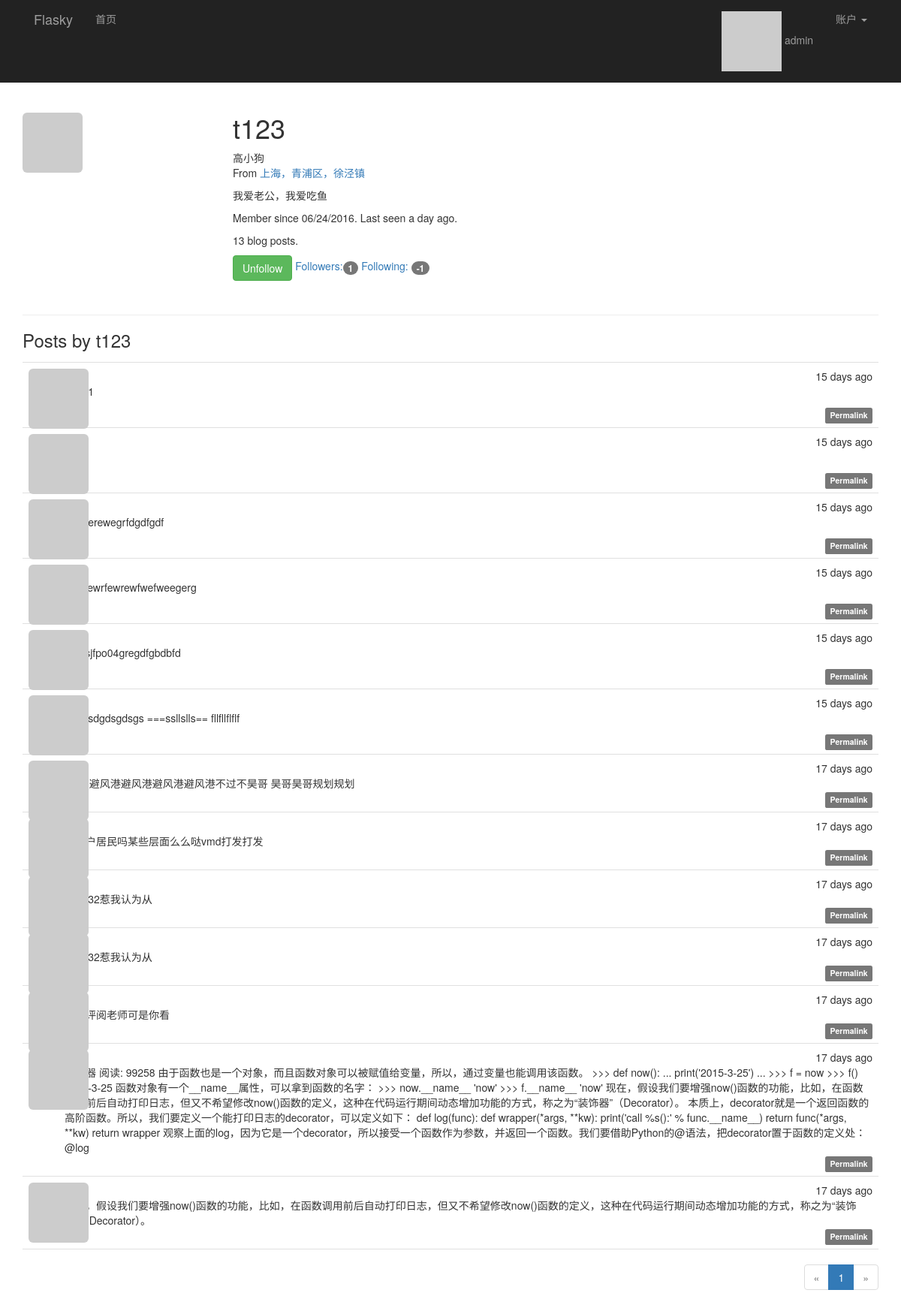
The app's page /user/t123 (signed in), older data.
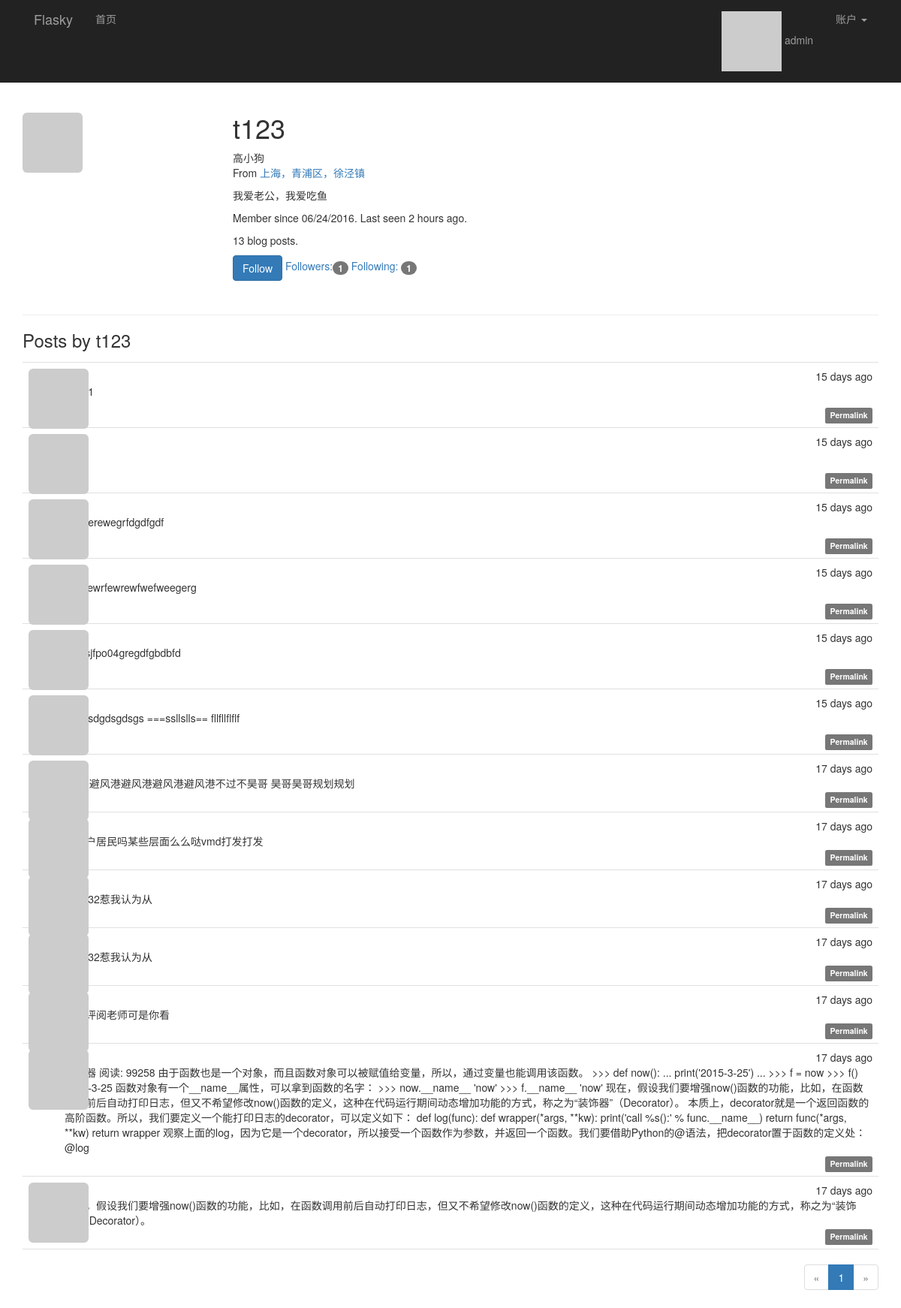
The same page, newer data.
### app/models.py (models this page shows, shortened)
class User(UserMixin, db.Model):
    __tablename__ = 'users'
    id = db.Column(db.Integer, primary_key=True)
    email = db.Column(db.String(64), unique=True, index=True)
    username = db.Column(db.String(64), unique=True, index=True)
    password_hash = db.Column(db.String(128))
    confirmed = db.Column(db.Boolean, default=False)
    role_id = db.Column(db.Integer, db.ForeignKey('roles.id'))
    name = db.Column(db.String(64))
    location = db.Column(db.String(64))
    about_me = db.Column(db.TEXT())
    member_since = db.Column(db.DateTime(), default=datetime.utcnow)
    last_seen = db.Column(db.DateTime(), default=datetime.utcnow)
    avatar_hash = db.Column(db.String(32))
    ''' 查询用户写的文章,SQL:
    SELECT
        posts.id AS posts_id,
        posts.body AS posts_body,
        posts.body_html AS posts_body_html,
        posts.timestamp AS posts_timestamp,
        posts.author_id AS posts_author_id
    FROM
        posts
    WHERE
        posts.author_id = 2
    '''
    posts = db.relationship('Post', backref='author', lazy='dynamic')
    """follower_id表示关注者， followed_id表示被关注者
        查询被关注者，select * from follows  LEFT JOIN users on follower_id = id where follower_id=2
    SELECT
        follows.follower_id AS follows_follower_id,
        follows.followed_id AS follows_followed_id,
        follows.timestamp AS follows_timestamp,
        users_1.id AS users_1_id,
        users_1.email AS users_1_email,
        users_1.username AS users_1_username,
        users_1.password_hash AS users_1_password_hash,
        users_1.confirmed AS users_1_confirmed,
        users_1.role_id AS users_1_role_id,
        users_1.name AS users_1_name,
        users_1.location AS users_1_location,
        users_1.about_me AS users_1_about_me,
        users_1.member_since AS users_1_member_since,
        users_1.last_seen AS users_1_last_seen,
        users_1.avatar_hash AS users_1_avatar_hash,
        users_2.id AS users_2_id,
        users_2.email AS users_2_email,
        users_2.username AS users_2_username,
        users_2.password_hash AS users_2_password_hash,
        users_2.confirmed AS users_2_confirmed,
        users_2.role_id AS users_2_role_id,
        users_2.name AS users_2_name,
        users_2.location AS users_2_location,
        users_2.about_me AS users_2_about_me,
        users_2.member_since AS users_2_member_since,
        users_2.last_seen AS users_2_last_seen,
        users_2.avatar_hash AS users_2_avatar_hash
    FROM
        follows
    LEFT OUTER JOIN users AS users_1 ON users_1.id = follows.follower_id
    LEFT OUTER JOIN users AS users_2 ON users_2.id = follows.followed_id
    WHERE
        follows.follower_id = 2;
    """
    followed = db.relationship('Follow', foreign_keys=[Follow.follower_id],
                               backref=db.backref('follower', lazy='joined'),
                               lazy='dynamic',
                               cascade='all, delete-orphan')
    """ 查询关注者， select * from follows  LEFT JOIN users on followed_id = id where followed_id=3
        users_1：关注者表
        users_2：被关注者表
    SELECT
        follows.follower_id AS follows_follower_id,
        follows.followed_id AS follows_followed_id,
        follows.timestamp AS follows_timestamp,
        users_1.id AS users_1_id,
        users_1.email AS users_1_email,
        users_1.username AS users_1_username,
        users_1.password_hash AS users_1_password_hash,
        users_1.confirmed AS users_1_confirmed,
        users_1.role_id AS users_1_role_id,
        users_1.name AS users_1_name,
        users_1.location AS users_1_location,
        users_1.about_me AS users_1_about_me,
        users_1.member_since AS users_1_member_since,
        users_1.last_seen AS users_1_last_seen,
        users_1.avatar_hash AS users_1_avatar_hash,
        users_2.id AS users_2_id,
        users_2.email AS users_2_email,
        users_2.username AS users_2_username,
        users_2.password_hash AS users_2_password_hash,
        users_2.confirmed AS users_2_confirmed,
        users_2.role_id AS users_2_role_id,
        users_2.name AS users_2_name,
        users_2.location AS users_2_location,
        users_2.about_me AS users_2_about_me,
        users_2.member_since AS users_2_member_since,
        users_2.last_seen AS users_2_last_seen,
        users_2.avatar_hash AS users_2_avatar_hash
    FROM
        follows
    LEFT OUTER JOIN users AS users_1 ON users_1.id = follows.follower_id
    LEFT OUTER JOIN users AS users_2 ON users_2.id = follows.followed_id
    WHERE
        follows.followed_id = 7;
    """
    followers = db.relationship('Follow', foreign_keys=[Follow.followed_id],
                                backref=db.backref('followed', lazy='joined'),
                                lazy='dynamic',
                                cascade='all, delete-orphan')
    @property
    def password(self):
        raise AttributeError('password is not a readable attribute')
    def ping(self):
        self.last_seen = datetime.utcnow()
        db.session.add(self)
    def gravatar(self, size=100, default='identicon', rating='g'):
        if request.is_secure:
            url = 'https://secure.gravatar.com/avatar'
        else:
            url = 'http://s.gravatar.com/avatar'
        email_hash = self.avatar_hash or hashlib.md5(self.email.encode('utf-8')).hexdigest()
        return '{url}/{hash}?s={size}&d={default}&r={rating}'.format(
            url=url, hash=email_hash, size=size, default=default, rating=rating)
    def can(self, permissions):
        return self.role is not None and (self.role.permissions & permissions) == permissions
    def is_administrator(self):
        return self.can(Permission.ADMINISTER)
    def is_following(self, user):
        return self.followed.filter_by(followed_id=user.id).first() is not None

class Post(db.Model):
    __tablename__ = 'posts'
    id = db.Column(db.Integer, primary_key=True)
    body = db.Column(db.Text)
    body_html = db.Column(db.Text)
    timestamp = db.Column(db.DateTime, index=True, default=datetime.utcnow)
    author_id = db.Column(db.Integer, db.ForeignKey('users.id'))

### app/main/views.py (the view)
@main.route('/user/<username>')
def user(username):
    user_name = User.query.filter_by(username=username).first_or_404()
    page = request.args.get('page', 1, type=int)
    pagination = user_name.posts.order_by(Post.timestamp.desc()).paginate(page, per_page=current_app.config[
        'FLASK_POSTS_PER_PAGE'], error_out=False)
    posts = pagination.items
    return render_template('user.html', user=user_name, posts=posts, pagination=pagination)

### app/auth/views.py (called while the page is built)
@auth.before_app_request
def before_request():
    if current_user.is_authenticated:
        current_user.ping()
        if not current_user.confirmed \
                and request.endpoint[:5] != 'auth.' \
                and request.endpoint != 'static':
            return redirect(url_for('auth.unconfirmed'))

### app/main/__init__.py (called while the page is built)
@main.app_context_processor
def inject_permissions():
    return dict(Permission=Permission)

### app/models.py (called while the page is built)
@login_manager.user_loader
def load_user(user_id):
    return User.query.get(int(user_id))

### app/templates/user.html (shortened to what this page needs)
{% extends "base.html" %}
{% import "_marcros.html" as macros %}
{% block page_content %}
<div class="page-header" xmlns="http://www.w3.org/1999/html">
    <img class="img-rounded profile-thumbnail" src="{{ user.gravatar(size=256) }}">
    <div class="profile-header">
        <h1>{{ user.username }}</h1>
        {% if user.name or user.location %}
        <p>
            {% if user.name %}{{ user.name }}<br>{% endif %}
            {% if user.location %}
                From <a href="http://maps.google.com/?q={{ user.location }}">
                    {{ user.location }}
                </a><br>
            {% endif %}
        </p>
        {% endif %}
        {%  if user.about_me %}<p>{{ user.about_me }}</p>{% endif %}
        <p>
            Member since {{ moment(user.member_since).format('L') }}.
            Last seen {{ moment(user.last_seen).fromNow() }}.
        </p>
        <p>{{ user.posts.count() }} blog posts.</p>
        <p>
        {% if current_user.can(Permission.FOLLOW) and user != current_user %}
            {% if not current_user.is_following(user) %}
            <a href="{{ url_for('.follow', username=user.username) }}"
               class="btn btn-primary">Follow</a>
            {% else %}
            <a href="{{ url_for('.unfollow', username=user.username) }}"
               class="btn btn-success">Unfollow</a>
            {% endif %}
        {% endif %}
        <a href="{{ url_for('.followers', username=user.username) }}">
            Followers:<span class="badge">{{ user.followers.count() - 1 }}</span>
        </a>
        <a href="{{ url_for('.followed_by', username=user.username) }}">
            Following: <span class="badge">{{ user.followed.count() - 1 }}
        </span>
        </a>
        </p>
    </div>
</div>
    <h3>Posts by {{ user.username }}</h3>
    {% include '_posts.html' %}
<div class="pagination">
    {{ macros.pagination_widget(pagination, '.user', username=user.username) }}
</div>
{% endblock %}

### app/templates/base.html (shortened to what this page needs)
{% extends "bootstrap/base.html" %}
{% block head %}
{{ super() }}
<link rel="stylesheet" type="text/css" href="{{ url_for('static', filename='styles.css') }}">
{% endblock %}
{% block navbar %}
<div class="nvrbar navbar-inverse" role="navigation" >
    <div class="container">
        <div class="navbar-header">
            <a class="navbar-brand" href="{{ url_for('main.index') }}">Flasky</a>
        </div>
        <div class="navbar-collapse collpase">
            <ul class="nav  navbar-nav">
                <li><a href="{{ url_for('main.index') }}">首页</a></li>
            </ul>
            <ul class="nav navbar-nav navbar-right">
                {% if current_user.is_authenticated %}
                <li>
                    <a href="{{ url_for('main.user', username=current_user.username) }}">
                        <img src="{{ current_user.gravatar(size=18) }}">
                        {{ current_user.username }}</a>
                </li>
                <li class="dropdown">
                    <a href="#" class="dropdown-toggle" data-toggle="dropdown">账户 <b class="caret"></b></a>
                </li>
                {% else %}
                <li><a href="{{ url_for('auth.register') }}">注册</a></li>
                <li><a href="{{ url_for('auth.login') }}">登录</a> </li>
                {% endif %}
            </ul>
        </div>
     </div>
</div>
{% endblock %}
{% block content %}
<div class="container">
    {% block page_content %}{% endblock %}
</div>
{% endblock %}

### app/templates/_marcros.html
{% macro pagination_widget(pagination, endpoint) %}
<ul class="pagination">
    <li {% if not pagination.has_prev %} class="disabled" {% endif %}>
        <a href="{% if pagination.has_prev %}{{ url_for(endpoint, page=pagination.page - 1, **kwargs) }}{% else %}#{% endif %}">
        &laquo;
        </a>
    </li>
    {% for p in pagination.iter_pages() %}
        {% if p %}
            {% if p == pagination.pages %}
            <li {% if p == pagination.page %} class="active" {% endif %}>
                <a href="{{ url_for(endpoint, page=p, **kwargs) }}">{{ p }}</a>
            </li>
            {% else %}
            <li {% if p == pagination.page %} class="active" {% endif %}>
                <a href="{{ url_for(endpoint, page=p, **kwargs) }}">{{ p }}</a>
            </li>
            {% endif %}
        {% else %}
        <li class="disabled"><a href="#">&hellip;</a></li>
        {% endif %}
    {% endfor %}
    <li{% if not pagination.has_next %} class="disabled"{% endif %}>
        <a href="{% if pagination.has_next %}{{ url_for(endpoint,
            page=pagination.page + 1, **kwargs) }}{% else %}#{% endif %}">
            &raquo;
        </a>
    </li>
</ul>
{% endmacro %}

### app/templates/_posts.html (shortened to what this page needs)
<ul class="posts">
    {% for post in posts %}
    <li class="post">
        <div class="post-thumbnail">
            <a href="{{ url_for('.user', username=post.author.username) }}">
                <img class="img-rounded profile-thumbnail"
                     src="{{ post.author.gravatar(size=40) }}">
            </a>
        </div>
        <div class="post-content">
            <div class="post-date">{{ moment(post.timestamp).fromNow() }}</div>
            <div class="post-author">
                <a href="{{ url_for('.user', username=post.author.username) }}">
                </a>
            </div>
            <div class="post-body">
                {% if post.body_html %}
                    {{ post.body_html | safe }}
                {% else %}
                    {{ post.body }}
                {% endif %}
            </div>
            <div class="post-footer">
                <a href="{{ url_for('.post', post_id=post.id) }}">
                    <span class="label label-default">Permalink</span>
                </a>
            </div>
        </div>
    </li>
    {% endfor %}
</ul>

### app/static/styles.css (style rules this page uses)
.profile-thumbnail { position: absolute; }
.profile-header { min-height: 260px; margin-left: 280px; }
ul.posts { list-style-type: none; padding: 0px; margin: 16px 0px 0px 0px; border-top: 1px solid #e0e0e0; }
ul.posts li.post { padding: 8px; border-bottom: 1px solid #e0e0e0; }
div.post-date { float: right; }
div.post-author { font-weight: bold; }
div.post-thumbnail { position: absolute; }
div.post-content { margin-left: 48px; min-height: 48px; }
div.post-footer { text-align: right; }
div.pagination { width: 100%; text-align: right; padding: 0px; margin: 0px; }

Row changes from the older to the newer data that the page shows:
changed User "高小狗": last_seen "a day ago" → "2 hours ago"
Text that changed along with them:
{{ user.followed.count() - 1 }}: "-1" → "1"
text no longer shown: "Unfollow"
text now shown: "Follow"
